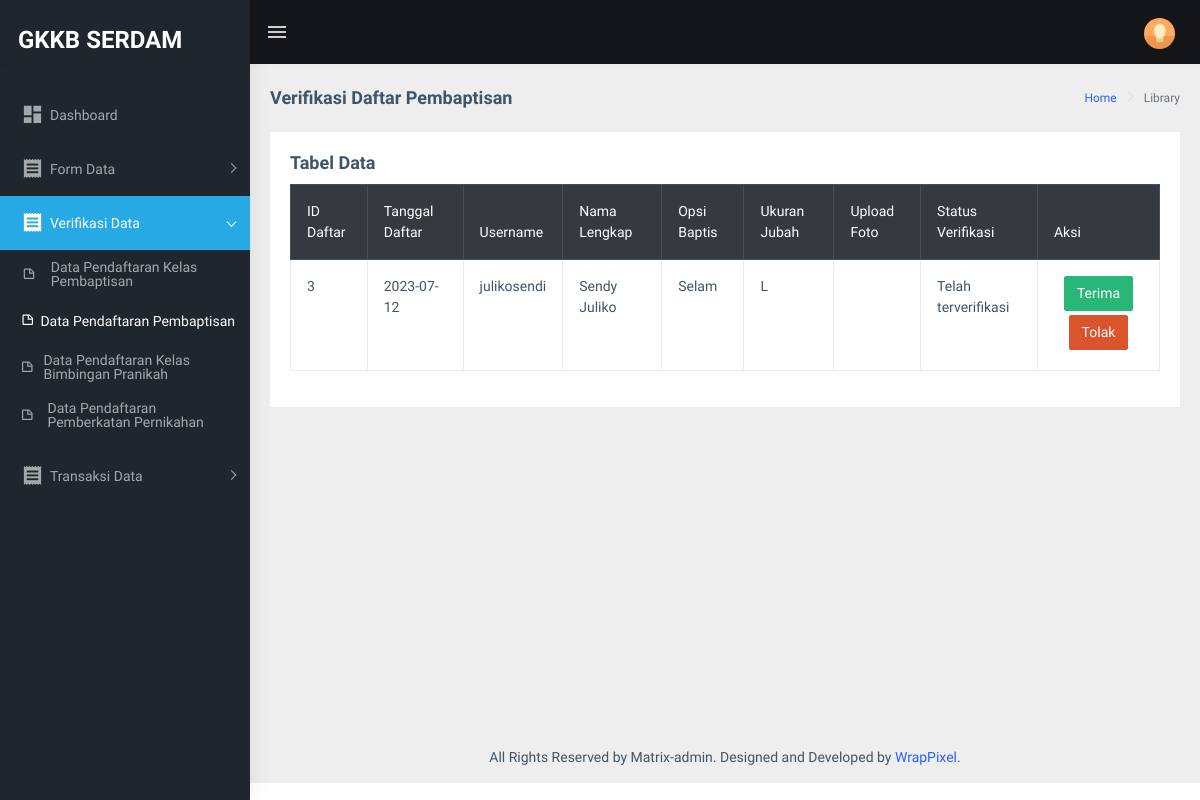
Screenshot of /backend/form-daftarbaptis.php (signed in) with the database file from the repository.
### tables this page shows
CREATE TABLE `tbdaftarbaptis` (
  `idDaftarBaptis` int(11) NOT NULL,
  `tanggalDaftar` date NOT NULL,
  `username` varchar(20) NOT NULL,
  `opsiBaptis` enum('Sidi','Selam','Percik') NOT NULL,
  `ukuranJubah` enum('S','M','L') NOT NULL,
  `uploadFoto` text NOT NULL,
  `statusVerifikasi` tinyint(1) NOT NULL
);

CREATE TABLE `tbuser` (
  `username` varchar(20) NOT NULL,
  `password` varchar(100) NOT NULL,
  `email` varchar(100) NOT NULL,
  `namaLengkap` varchar(100) NOT NULL,
  `jenisKelamin` enum('Laki-Laki','Perempuan') NOT NULL,
  `tempatLahir` varchar(50) NOT NULL,
  `tanggalLahir` date NOT NULL,
  `noHp` varchar(14) NOT NULL,
  `alamatLengkap` text NOT NULL,
  `provinsi` varchar(50) NOT NULL,
  `kota` varchar(50) NOT NULL,
  `kecamatan` varchar(50) NOT NULL,
  `kelurahan` varchar(50) NOT NULL,
  `kodePos` varchar(5) NOT NULL,
  `pekerjaan` varchar(50) NOT NULL,
  `tanggalDaftar` date NOT NULL
);

### backend/form-daftarbaptis.php (the view, shortened to what this page needs)
<!DOCTYPE html>
<html dir="ltr" lang="en">
  <?php
    include "koneksi.php";
  ?>
  <head>
    <link
      rel="stylesheet"
      type="text/css"
      href="../assets/libs/select2/dist/css/select2.min.css"
    />
    <link
      rel="stylesheet"
      type="text/css"
      href="../assets/libs/jquery-minicolors/jquery.minicolors.css"
    />
    <link
      rel="stylesheet"
      type="text/css"
      href="../assets/libs/bootstrap-datepicker/dist/css/bootstrap-datepicker.min.css"
    />
    <link
      rel="stylesheet"
      type="text/css"
      href="../assets/libs/quill/dist/quill.snow.css"
    />
    <link href="../dist/css/style.min.css" rel="stylesheet" />
  </head>
  <body onload="loading()">
    <div
      id="main-wrapper"
      data-layout="vertical"
      data-navbarbg="skin5"
      data-sidebartype="full"
      data-sidebar-position="absolute"
      data-header-position="absolute"
      data-boxed-layout="full"
    >
      <?php include "header.php" ?>
      <div class="page-wrapper">
        <div class="page-breadcrumb">
          <div class="row">
            <div class="col-12 d-flex no-block align-items-center">
              <h4 class="page-title">Verifikasi Daftar Pembaptisan</h4>
              <div class="ms-auto text-end">
                <nav aria-label="breadcrumb">
                  <ol class="breadcrumb">
                    <li class="breadcrumb-item"><a href="#">Home</a></li>
                    <li class="breadcrumb-item active" aria-current="page">
                      Library
                    </li>
                  </ol>
                </nav>
              </div>
            </div>
          </div>
        </div>
        <div class="container-fluid">
          <div class="row">
              <div class="col-md-12">
                  <div class="card">
                      <form class="form-horizontal">
                          <div class="card-body">
                              <h4 class="card-title">Tabel Data</h4>
                              <table class="table table-responsive table-bordered">
                                  <thead class="table-dark">
                                      <tr>
                                          <td>ID Daftar</td>
                                          <td>Tanggal Daftar</td>
                                          <td>Username</td>
                                          <td>Nama Lengkap</td>
                                          <td>Opsi Baptis</td>
                                          <td>Ukuran Jubah</td>
                                          <td>Upload Foto</td>
                                          <td>Status Verifikasi</td>
                                          <td>Aksi</td>
                                      </tr>
                                  </thead>
                              <?php
                                  $sql = mysqli_query($con, "select * from tbdaftarbaptis inner join tbuser on tbdaftarbaptis.username = tbuser.username");
                                  while($data = mysqli_fetch_array($sql)){
                                      $idDaftarBaptis = $data[0];
                                      $tanggalDaftar = $data[1];
                                      $username = $data[2];
                                      $namaLengkap = $data['namaLengkap'];
                                      $opsiBaptis = $data[3];
                                      $ukuranJubah = $data[4];
                                      $statusVerifikasi = $data[6];
                                      ?>
                                          <tbody>
                                              <td><?php echo $idDaftarBaptis; ?></td>
                                              <td><?php echo $tanggalDaftar; ?></td>
                                              <td><?php echo $username; ?></td>
                                              <td><?php echo $namaLengkap; ?></td>
                                              <td><?php echo $opsiBaptis; ?></td>
                                              <td><?php echo $ukuranJubah; ?></td>
                                              <td>
                                              </td>
                                              <td id="statusVerifikasi"><?php if($statusVerifikasi=="0"){echo $statusVerifikasi="Belum terverifikasi";}else if($statusVerifikasi=="1"){echo $statusVerifikasi="Telah terverifikasi";}?></td>
                                              <td  class="text-center">
                                                  <input id = "accept" type="button" class="btn btn-primary btn-success center col-md-auto mb-1" value="Terima" onclick="terima()">
                                                  <input id = "decline" type="button" class="btn btn-danger col-md-auto mb-1" value="Tolak" onclick="tolak(<?php echo "'$idDaftarBaptis'"; ?>)">
                                              </td>
                                          </tbody>
                                      <?php
                                    }
                                ?>
                              </table>
                          </div>
                      </form>
                  </div>
               </div>
             </div>
        </div>
        <footer class="footer text-center">
          All Rights Reserved by Matrix-admin. Designed and Developed by
          <a href="https://www.wrappixel.com">WrapPixel</a>.
        </footer>
      </div>
    </div>
  </body>
</html>

### rows the page displays
tbdaftarbaptis: idDaftarBaptis "3", tanggalDaftar "2023-07-12", username "julikosendi", username.namaLengkap "Sendy Juliko", opsiBaptis "Selam", ukuranJubah "L"
